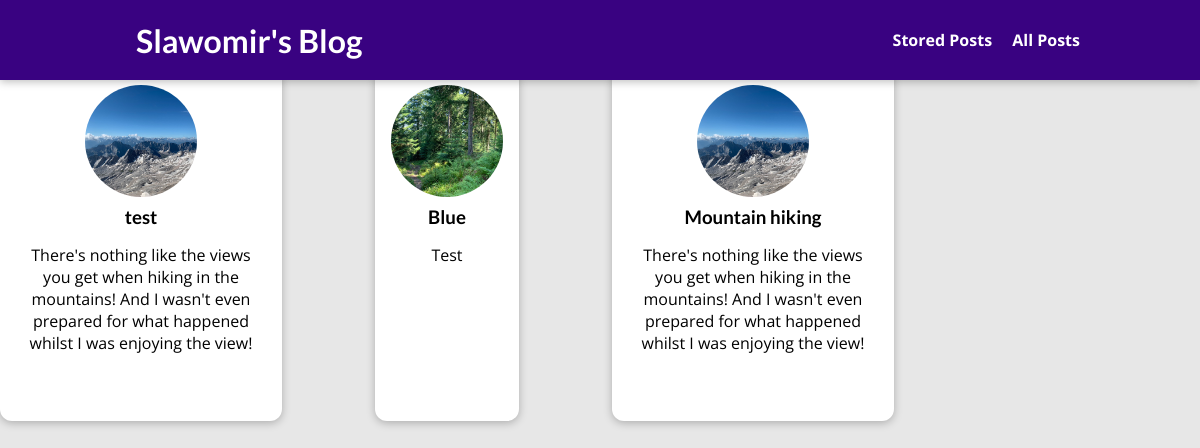
The app's page /post, older data.
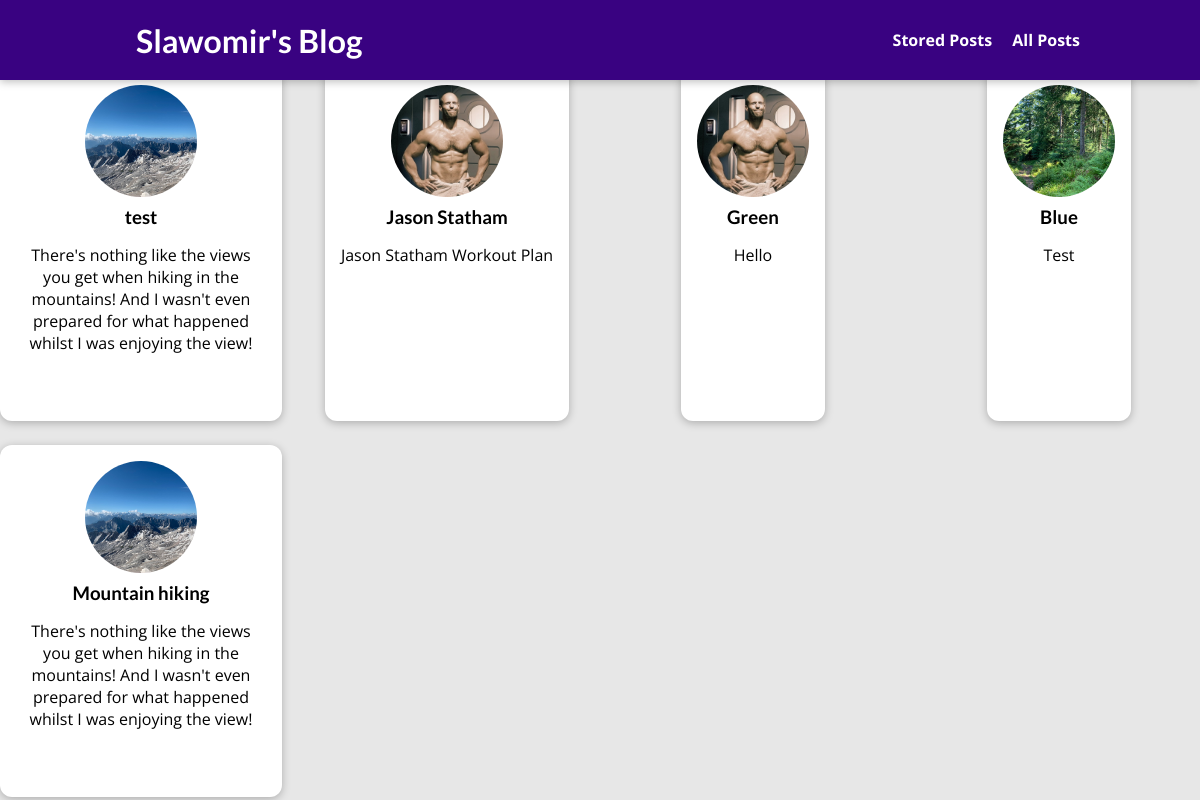
The same page, newer data.
### blog/models.py (models this page shows, shortened)
class Post(models.Model):
    title = models.CharField(max_length=50)
    excerpt = models.CharField(max_length=200)
    image = models.ImageField(upload_to=post_image_path, null=True)
    date = models.DateField(auto_now=True)
    slug = models.SlugField(unique=True, db_index=True)
    content = models.TextField(validators=[MinLengthValidator(10)])
    author = models.ForeignKey(
        Author, on_delete=models.SET_NULL, null=True, related_name="posts")
    tags = models.ManyToManyField(Tag)

### blog/views.py (the view)
# urls.py: path("post", views.AllPostsView.as_view(), name="post-page"),
class AllPostsView(ListView):
    template_name = 'blog/all-posts.html'
    model = Post
    ordering = ["-date"]

### blog/templates/blog/all-posts.html (shortened to what this page needs)
{% extends "base.html" %}
{% load static %}
{% block css_files %}
<link rel="stylesheet" href="{% static 'blog/post.css' %}">
<link rel="stylesheet" href="{% static 'blog/all-posts.css' %}"/>
{% endblock %}
{% block content %}
<section class="all-posts">
<h2>My collected posts</h2>
<ul>
  {% for post in object_list %}
  {% include "blog/includes/post.html" %}
  {% endfor %}
</ul>
</section>
{% endblock %}

### blog/templates/blog/includes/post.html
<li>
    <article class="post">
      <a href="{% url 'post-detail-page' post.slug %}">
        <img src="{{ post.image.url }}" alt="{{ post.title }}" />
        <div class="post__content">
          <h3>{{ post.title }}</h3>
          <p>{{ post.excerpt }}</p>
        </div>
      </a>
    </article>
  </li>

Row changes from the older to the newer data that the page shows:
added Post: image (picture), title "Jason Statham", excerpt "Jason Statham Workout Plan"
added Post: image (picture), title "Green", excerpt "Hello"
